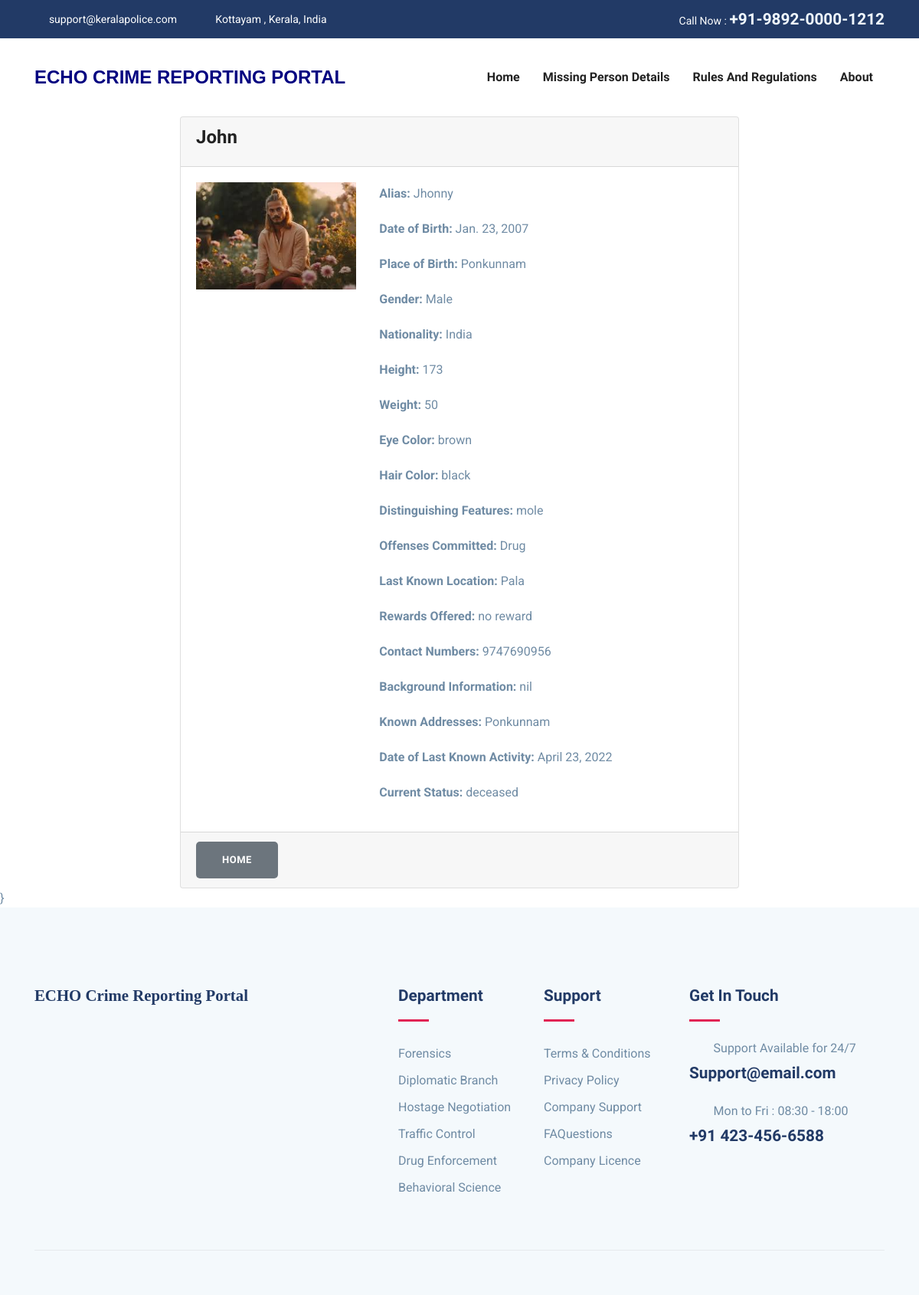
Screenshot of /most-wanted/1/ with the database file from the repository.
### Inspector/models.py (models this page shows, shortened)
class MostWanted(models.Model):
    full_name = models.CharField(max_length=100)
    alias = models.CharField(max_length=100, blank=True)
    date_of_birth = models.DateField()
    place_of_birth = models.CharField(max_length=100)
    gender = models.CharField(max_length=10)
    nationality = models.CharField(max_length=100)
    height = models.CharField(max_length=20)
    weight = models.CharField(max_length=20)
    eye_color = models.CharField(max_length=50)
    hair_color = models.CharField(max_length=50)
    distinguishing_features = models.TextField()
    offenses_committed = models.TextField()
    last_known_location = models.CharField(max_length=100)
    rewards_offered = models.CharField(max_length=100, blank=True)
    recent_photographs = models.ImageField(upload_to='most_wanted_photos/')
    contact_numbers = models.CharField(max_length=100)
    background_information = models.TextField(blank=True)
    known_addresses = models.TextField(blank=True)
    date_of_last_known_activity = models.DateField(blank=True, null=True)
    current_status = models.CharField(max_length=50)

### myapp/views.py (the view)
# urls.py: path('most-wanted/<int:pk>/', views.one_most_wanted, name='one_most_wanted'),
def one_most_wanted(request, pk):
    person = get_object_or_404(MostWanted, pk=pk)
    return render(request, 'one-mostwanted.html', {'person': person})

### myapp/templates/one-mostwanted.html
{% extends 'header.html' %}
{% load static %}
{% block content %}
<div class="container">
    <div class="row justify-content-center">
        <div class="col-lg-8">
            <div class="card">
                <div class="card-header">
                    <h3 class="card-title">{{ person.full_name }}</h3>
                </div>
                <div class="card-body">
                    <div class="row">
                        <div class="col-md-4">
                            <img src="{{ person.recent_photographs.url }}" alt="Recent Photograph" class="img-fluid">
                        </div>
                        <div class="col-md-8">
                            <p><strong>Alias:</strong> {{ person.alias }}</p>
                            <p><strong>Date of Birth:</strong> {{ person.date_of_birth }}</p>
                            <p><strong>Place of Birth:</strong> {{ person.place_of_birth }}</p>
                            <p><strong>Gender:</strong> {{ person.gender }}</p>
                            <p><strong>Nationality:</strong> {{ person.nationality }}</p>
                            <p><strong>Height:</strong> {{ person.height }}</p>
                            <p><strong>Weight:</strong> {{ person.weight }}</p>
                            <p><strong>Eye Color:</strong> {{ person.eye_color }}</p>
                            <p><strong>Hair Color:</strong> {{ person.hair_color }}</p>
                            <p><strong>Distinguishing Features:</strong> {{ person.distinguishing_features }}</p>
                            <p><strong>Offenses Committed:</strong> {{ person.offenses_committed }}</p>
                            <p><strong>Last Known Location:</strong> {{ person.last_known_location }}</p>
                            <p><strong>Rewards Offered:</strong> {{ person.rewards_offered }}</p>
                            <p><strong>Contact Numbers:</strong> {{ person.contact_numbers }}</p>
                            <p><strong>Background Information:</strong> {{ person.background_information }}</p>
                            <p><strong>Known Addresses:</strong> {{ person.known_addresses }}</p>
                            <p><strong>Date of Last Known Activity:</strong> {{ person.date_of_last_known_activity }}</p>
                            <p><strong>Current Status:</strong> {{ person.current_status }}</p>
                        </div>
                    </div>
                </div>
                <div class="card-footer">
                    <a href="{% url 'index' %}" class="btn btn-secondary">Home</a>
                </div>
            </div>
        </div>
    </div>
</div>
{% endblock %}

### myapp/static/css/style.css (style rules this page uses)
html { overflow-x: hidden; }
body { line-height: 1.6; font-family: "Roboto", sans-serif; -webkit-font-smoothing: antialiased; font-size: 16px; color: #6F8BA4; font-weight: 400; }
h1, .h1, h2, .h2, h3, .h3, h4, .h4, h5, .h5, h6, .h6 { font-family: "Exo", sans-serif; font-weight: 700; color: #222; }
h3, .h3 { font-size: 1.5rem; }
p { line-height: 30px; }
.btn { display: inline-block; font-size: 14px; font-size: 0.8125rem; font-weight: 700; letter-spacing: .5px; padding: .75rem 2rem; font-family: "Exo", sans-serif; text-transform: uppercase; border-radius: 5px; border: 2px solid transparent; transition: all .35s ease; }
a { color: #222; text-decoration: none; transition: all .35s ease; }

### rows the page displays
MostWanted: full_name "John", recent_photographs (picture), alias "Jhonny", date_of_birth "Jan. 23, 2007", place_of_birth "Ponkunnam", gender "Male", nationality "India", height "173", weight "50", eye_color "brown", hair_color "black", distinguishing_features "mole", offenses_committed "Drug", last_known_location "Pala", rewards_offered "no reward", contact_numbers "9747690956", background_information "nil", known_addresses "Ponkunnam", date_of_last_known_activity "April 23, 2022", current_status "deceased"
